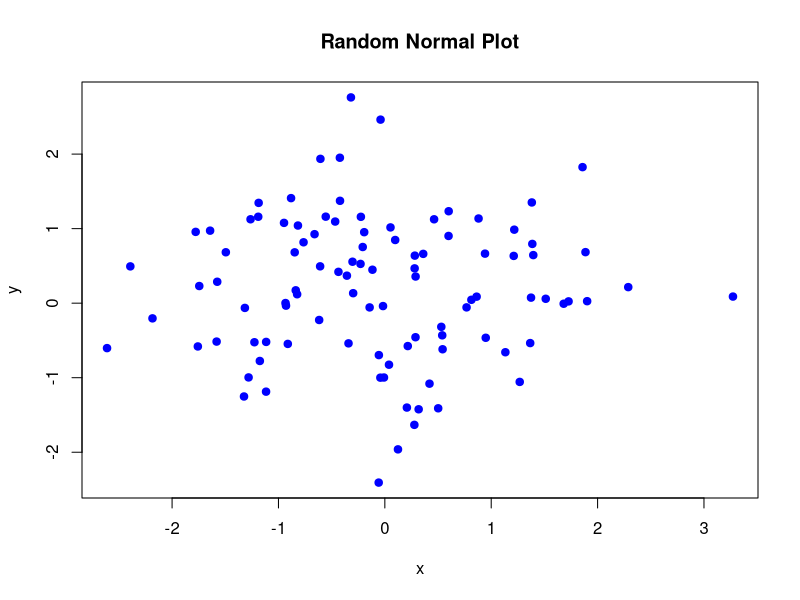

This chart was generated by the following R code:
## ---- chunk 1
#| label: fig-line-plot
#| echo: false
#| fig-cap: A line plot

library(tidyverse)
x <- rnorm(100, mean = 0, sd = 1)
y <- rnorm(100, mean = 0, sd = 1)

# Plot the random values
plot(x, y, main = "Random Normal Plot", col = "blue", pch = 19)
